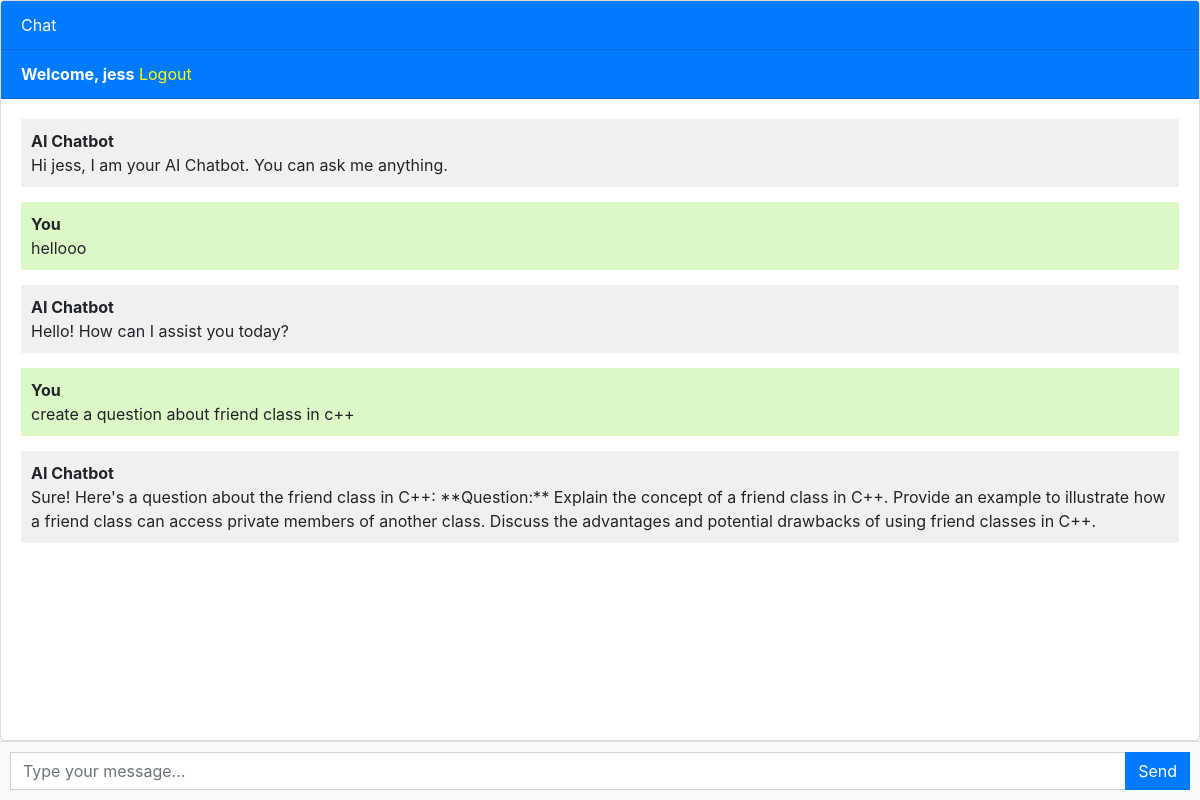
/ (signed in), run on the app's committed database.
### chatbot/models.py (models this page shows, shortened)
class Chat(models.Model):
    user = models.ForeignKey(User, on_delete=models.CASCADE)
    message = models.TextField()
    response = models.TextField()
    created_at = models.DateTimeField(auto_now_add=True)

### chatbot/views.py (the view, shortened to what this page needs)
# urls.py: path('', include('chatbot.urls'))
@csrf_exempt
def chatbot(request):
    chats = Chat.objects.filter(user=request.user)
    return render(request, 'chatbot.html', {'chats':chats})

### chatbot/templates/chatbot.html (shortened to what this page needs)
{% extends 'base.html' %}
{% block content %}
<div class="chat-container">
  <div class="card flex-grow-1">
    <div class="card-header bg-primary text-white">Chat</div>
    {% if user.is_authenticated %}
    <div class="card-header bg-primary text-white">
      <b>Welcome, {{ user.username }}</b>
      <a style="color: yellow" href="{% url 'logout' %}">Logout</a>
    </div>
    {% else %}
    <div class="card-header bg-primary text-white">
      <a style="color: yellow" href="{% url 'login' %}">Login</a>
      <a style="color: yellow" href="{% url 'register' %}">Register</a>
    </div>
    {% endif %}
    <div class="card-body messages-box">
      <ul class="list-unstyled messages-list">
        {% if user.is_authenticated %}
        <li class="message received">
          <div class="message-text">
            <div class="message-sender">
              <b>AI Chatbot</b>
            </div>
            <div class="message-content">
              Hi {{ user.username }}, I am your AI Chatbot. You can ask me anything.
            </div>
          </div>
        </li>
        {% endif %}
        {% for chat in chats %}
          {% if chat.user == request.user %}
            <li class="message sent">
              <div class="message-text">
                <div class="message-sender">
                  <b>You</b>
                </div>
                <div class="message-content">
                  {{ chat.message }}
                </div>
              </div>
            </li>
            <li class="message received">
              <div class="message-text">
                <div class="message-sender">
                  <b>AI Chatbot</b>
                </div>
                <div class="message-content">
                  {{ chat.response }}
                </div>
              </div>
            </li>
          {% endif %}
        {% endfor %}
      </ul>
    </div>
  </div>
  <form class="message-form" method="post" action="{% url 'chatbot' %}">
    <div class="input-group">
      <input type="text" class="form-control message-input" placeholder="Type your message..." required>
      <div class="input-group-append">
        <button type="submit" class="btn btn-primary btn-send">Send</button>
      </div>
    </div>
  </form>
</div>
{% endblock %}

### chatbot/templates/chatbot.html (style rules this page uses)
body, html { height: 100%; margin: 0; display: flex; flex-direction: column; }
.chat-container { display: flex; flex-direction: column; height: 100%; justify-content: flex-end; }
.card { border: 1px solid #ddd; border-radius: 5px; box-shadow: 0 2px 5px rgba(0, 0, 0, 0.1); }
.messages-box { flex: 1; overflow-y: auto; }
.messages-list { padding-left: 0; list-style: none; }
.message { margin-bottom: 15px; }
.message-text { padding: 10px; border-radius: 5px; }
.sent { background-color: #dcf8c6; align-self: flex-end; }
.received { background-color: #f1f0f0; align-self: flex-start; }
.message-form { display: flex; position: relative; padding: 10px; background-color: #f8f9fa; border-top: 1px solid #ddd; }
.message-input { flex: 1; border-radius: 0; border-right: none; }
.btn-send { border-radius: 0; }

### data on the page
Chat: message "hellooo", response "Hello! How can I assist you today?"
Chat: message "create a question about friend class in c++", response "Sure! Here's a question about the friend class in C++: **Question:** Explain the concept of a friend class in C++. Provide an example to illustrate how a friend class can access private members of another class. Discuss the advantages and potential drawbacks of using friend classes in C++."

### other printed values
{{ user.username }} "jess"
